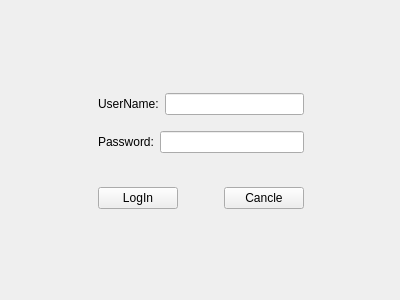
<?xml version="1.0" encoding="UTF-8"?>
<ui version="4.0">
 <class>LogInWidget</class>
 <widget class="QWidget" name="LogInWidget">
  <property name="geometry">
   <rect>
    <x>0</x>
    <y>0</y>
    <width>400</width>
    <height>300</height>
   </rect>
  </property>
  <property name="windowTitle">
   <string>LogInWidget</string>
  </property>
  <widget class="QWidget" name="">
   <property name="geometry">
    <rect>
     <x>0</x>
     <y>0</y>
     <width>401</width>
     <height>301</height>
    </rect>
   </property>
   <layout class="QGridLayout" name="gridLayout_2">
    <item row="0" column="1">
     <spacer name="verticalSpacer_3">
      <property name="orientation">
       <enum>Qt::Vertical</enum>
      </property>
      <property name="sizeHint" stdset="0">
       <size>
        <width>20</width>
        <height>40</height>
       </size>
      </property>
     </spacer>
    </item>
    <item row="1" column="0">
     <spacer name="horizontalSpacer_2">
      <property name="orientation">
       <enum>Qt::Horizontal</enum>
      </property>
      <property name="sizeHint" stdset="0">
       <size>
        <width>40</width>
        <height>20</height>
       </size>
      </property>
     </spacer>
    </item>
    <item row="1" column="1">
     <layout class="QGridLayout" name="gridLayout">
      <item row="0" column="0">
       <layout class="QHBoxLayout" name="horizontalLayout">
        <item>
         <widget class="QLabel" name="label">
          <property name="text">
           <string>UserName:</string>
          </property>
         </widget>
        </item>
        <item>
         <widget class="QLineEdit" name="unameLineEdit"/>
        </item>
       </layout>
      </item>
      <item row="1" column="0">
       <spacer name="verticalSpacer">
        <property name="orientation">
         <enum>Qt::Vertical</enum>
        </property>
        <property name="sizeHint" stdset="0">
         <size>
          <width>20</width>
          <height>10</height>
         </size>
        </property>
       </spacer>
      </item>
      <item row="2" column="0">
       <layout class="QHBoxLayout" name="horizontalLayout_2">
        <item>
         <widget class="QLabel" name="label_2">
          <property name="text">
           <string>Password:</string>
          </property>
         </widget>
        </item>
        <item>
         <widget class="QLineEdit" name="UpwdLineEdit"/>
        </item>
       </layout>
      </item>
      <item row="3" column="0">
       <spacer name="verticalSpacer_2">
        <property name="orientation">
         <enum>Qt::Vertical</enum>
        </property>
        <property name="sizeHint" stdset="0">
         <size>
          <width>20</width>
          <height>28</height>
         </size>
        </property>
       </spacer>
      </item>
      <item row="4" column="0">
       <layout class="QHBoxLayout" name="horizontalLayout_3">
        <item>
         <widget class="QPushButton" name="loginBtn">
          <property name="text">
           <string>LogIn</string>
          </property>
         </widget>
        </item>
        <item>
         <spacer name="horizontalSpacer">
          <property name="orientation">
           <enum>Qt::Horizontal</enum>
          </property>
          <property name="sizeHint" stdset="0">
           <size>
            <width>40</width>
            <height>20</height>
           </size>
          </property>
         </spacer>
        </item>
        <item>
         <widget class="QPushButton" name="cancleBtn">
          <property name="text">
           <string>Cancle</string>
          </property>
         </widget>
        </item>
       </layout>
      </item>
     </layout>
    </item>
    <item row="1" column="2">
     <spacer name="horizontalSpacer_3">
      <property name="orientation">
       <enum>Qt::Horizontal</enum>
      </property>
      <property name="sizeHint" stdset="0">
       <size>
        <width>40</width>
        <height>20</height>
       </size>
      </property>
     </spacer>
    </item>
    <item row="2" column="1">
     <spacer name="verticalSpacer_4">
      <property name="orientation">
       <enum>Qt::Vertical</enum>
      </property>
      <property name="sizeHint" stdset="0">
       <size>
        <width>20</width>
        <height>40</height>
       </size>
      </property>
     </spacer>
    </item>
   </layout>
  </widget>
 </widget>
 <layoutdefault spacing="6" margin="11"/>
 <resources/>
 <connections/>
</ui>
